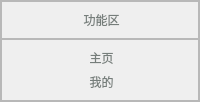
         <widget class="QFrame" name="frame_6">
          <property name="sizePolicy">
           <sizepolicy hsizetype="Expanding" vsizetype="Preferred">
            <horstretch>1</horstretch>
            <verstretch>0</verstretch>
           </sizepolicy>
          </property>
          <property name="styleSheet">
           <string notr="true">#frame_6{
	border-bottom-left-radius:20px;
	border-top-right-radius:20px;
	background-color: rgb(255, 174, 174);
	
	
	
	background-color: rgb(170, 255, 255);
}

</string>
          </property>
          <property name="frameShape">
           <enum>QFrame::StyledPanel</enum>
          </property>
          <property name="frameShadow">
           <enum>QFrame::Raised</enum>
          </property>
          <layout class="QVBoxLayout" name="verticalLayout_2">
           <property name="spacing">
            <number>0</number>
           </property>
           <property name="leftMargin">
            <number>0</number>
           </property>
           <property name="topMargin">
            <number>0</number>
           </property>
           <property name="rightMargin">
            <number>0</number>
           </property>
           <property name="bottomMargin">
            <number>0</number>
           </property>
           <item>
            <widget class="QFrame" name="frame_10">
             <property name="sizePolicy">
              <sizepolicy hsizetype="Preferred" vsizetype="Expanding">
               <horstretch>0</horstretch>
               <verstretch>1</verstretch>
              </sizepolicy>
             </property>
             <property name="styleSheet">
              <string notr="true">QPushButton{
	border:none;
	color: rgb(118, 126, 123);
	font: 11pt &quot;微软雅黑&quot;;
}</string>
             </property>
             <property name="frameShape">
              <enum>QFrame::StyledPanel</enum>
             </property>
             <property name="frameShadow">
              <enum>QFrame::Raised</enum>
             </property>
             <layout class="QVBoxLayout" name="verticalLayout_3">
              <item alignment="Qt::AlignHCenter|Qt::AlignVCenter">
               <widget class="QPushButton" name="pushButton_2">
                <property name="text">
                 <string> 功能区</string>
                </property>
                <property name="icon">
                 <iconset resource="res.qrc">
                  <normaloff>:/icons/icons/功能栏.png</normaloff>:/icons/icons/功能栏.png</iconset>
                </property>
               </widget>
              </item>
             </layout>
            </widget>
           </item>
           <item>
            <widget class="QFrame" name="frame_8">
             <property name="sizePolicy">
              <sizepolicy hsizetype="Preferred" vsizetype="Expanding">
               <horstretch>0</horstretch>
               <verstretch>8</verstretch>
              </sizepolicy>
             </property>
             <property name="styleSheet">
              <string notr="true">QPushButton{
	border:none;
	color: rgb(118, 126, 123);
	font: 11pt &quot;微软雅黑&quot;;
}
QPushButton:hover{
	padding-left:5px;
}</string>
             </property>
             <property name="frameShape">
              <enum>QFrame::StyledPanel</enum>
             </property>
             <property name="frameShadow">
              <enum>QFrame::Raised</enum>
             </property>
             <widget class="QPushButton" name="pushButton_Model_Select">
              <property name="geometry">
               <rect>
                <x>20</x>
                <y>20</y>
                <width>111</width>
                <height>23</height>
               </rect>
              </property>
              <property name="text">
               <string> 选择权重</string>
              </property>
              <property name="icon">
               <iconset resource="res.qrc">
                <normaloff>:/icons/icons/模型选择.png</normaloff>:/icons/icons/模型选择.png</iconset>
              </property>
              <property name="iconSize">
               <size>
                <width>22</width>
                <height>22</height>
               </size>
              </property>
             </widget>
             <widget class="QPushButton" name="pushButton_Model_Init">
              <property name="geometry">
               <rect>
                <x>20</x>
                <y>60</y>
                <width>121</width>
                <height>23</height>
               </rect>
              </property>
              <property name="text">
               <string> 模型初始化</string>
              </property>
              <property name="icon">
               <iconset resource="res.qrc">
                <normaloff>:/icons/icons/初始化.png</normaloff>:/icons/icons/初始化.png</iconset>
              </property>
              <property name="iconSize">
               <size>
                <width>19</width>
                <height>19</height>
               </size>
              </property>
             </widget>
             <widget class="Line" name="line">
              <property name="geometry">
               <rect>
                <x>0</x>
                <y>0</y>
                <width>163</width>
                <height>1</height>
               </rect>
              </property>
              <property name="styleSheet">
               <string notr="true">background-color: rgb(255, 255, 255);</string>
              </property>
              <property name="orientation">
               <enum>Qt::Horizontal</enum>
              </property>
             </widget>
             <widget class="QPushButton" name="pushButton_Import_Pic">
              <property name="geometry">
               <rect>
                <x>14</x>
                <y>100</y>
                <width>121</width>
                <height>23</height>
               </rect>
              </property>
              <property name="text">
               <string> 导入图片</string>
              </property>
              <property name="icon">
               <iconset resource="res.qrc">
                <normaloff>:/icons/icons/图片.png</normaloff>:/icons/icons/图片.png</iconset>
              </property>
              <property name="iconSize">
               <size>
                <width>22</width>
                <height>22</height>
               </size>
              </property>
             </widget>
             <widget class="QPushButton" name="pushButton_Import_Video">
              <property name="geometry">
               <rect>
                <x>24</x>
                <y>140</y>
                <width>101</width>
                <height>23</height>
               </rect>
              </property>
              <property name="text">
               <string> 导入视频</string>
              </property>
              <property name="icon">
               <iconset resource="res.qrc">
                <normaloff>:/icons/icons/视频.png</normaloff>:/icons/icons/视频.png</iconset>
              </property>
              <property name="iconSize">
               <size>
                <width>17</width>
                <height>17</height>
               </size>
              </property>
             </widget>
             <widget class="QPushButton" name="pushButton_Open_Camera">
              <property name="geometry">
               <rect>
                <x>20</x>
                <y>180</y>
                <width>121</width>
                <height>23</height>
               </rect>
              </property>
              <property name="text">
               <string> 开启摄像头</string>
              </property>
              <property name="icon">
               <iconset resource="res.qrc">
                <normaloff>:/icons/icons/摄像头.png</normaloff>:/icons/icons/摄像头.png</iconset>
              </property>
              <property name="iconSize">
               <size>
                <width>24</width>
                <height>24</height>
               </size>
              </property>
             </widget>
             <widget class="QPushButton" name="pushButton_Pause">
              <property name="geometry">
               <rect>
                <x>0</x>
                <y>220</y>
                <width>121</width>
                <height>23</height>
               </rect>
              </property>
              <property name="text">
               <string> 暂停</string>
              </property>
              <property name="icon">
               <iconset resource="res.qrc">
                <normaloff>:/icons/icons/暂停.png</normaloff>:/icons/icons/暂停.png</iconset>
              </property>
              <property name="iconSize">
               <size>
                <width>21</width>
                <height>21</height>
               </size>
              </property>
             </widget>
             <widget class="QPushButton" name="pushButton_Over">
              <property name="geometry">
               <rect>
                <x>20</x>
                <y>250</y>
                <width>81</width>
                <height>31</height>
               </rect>
              </property>
              <property name="text">
               <string> 结束</string>
              </property>
              <property name="icon">
               <iconset resource="res.qrc">
                <normaloff>:/icons/icons/结束.png</normaloff>:/icons/icons/结束.png</iconset>
              </property>
              <property name="iconSize">
               <size>
                <width>18</width>
                <height>18</height>
               </size>
              </property>
             </widget>
            </widget>
           </item>
           <item>
            <widget class="QFrame" name="frame_9">
             <property name="sizePolicy">
              <sizepolicy hsizetype="Preferred" vsizetype="Expanding">
               <horstretch>0</horstretch>
               <verstretch>2</verstretch>
              </sizepolicy>
             </property>
             <property name="styleSheet">
              <string notr="true">QPushButton{
	border:none;
	color: rgb(118, 126, 123);
	font: 11pt &quot;微软雅黑&quot;;
}
QPushButton:hover{
	padding-left:5px;
}</string>
             </property>
             <property name="frameShape">
              <enum>QFrame::StyledPanel</enum>
             </property>
             <property name="frameShadow">
              <enum>QFrame::Raised</enum>
             </property>
             <layout class="QVBoxLayout" name="verticalLayout_4">
              <item>
               <widget class="QPushButton" name="pushButton_Main">
                <property name="text">
                 <string> 主页</string>
                </property>
                <property name="icon">
                 <iconset resource="res.qrc">
                  <normaloff>:/icons/icons/主页.png</normaloff>:/icons/icons/主页.png</iconset>
                </property>
                <property name="iconSize">
                 <size>
                  <width>18</width>
                  <height>18</height>
                 </size>
                </property>
               </widget>
              </item>
              <item>
               <widget class="QPushButton" name="pushButton_Me">
                <property name="text">
                 <string> 我的</string>
                </property>
                <property name="icon">
                 <iconset resource="res.qrc">
                  <normaloff>:/icons/icons/我的.png</normaloff>:/icons/icons/我的.png</iconset>
                </property>
                <property name="iconSize">
                 <size>
                  <width>19</width>
                  <height>19</height>
                 </size>
                </property>
               </widget>
              </item>
             </layout>
            </widget>
           </item>
          </layout>
         </widget>
